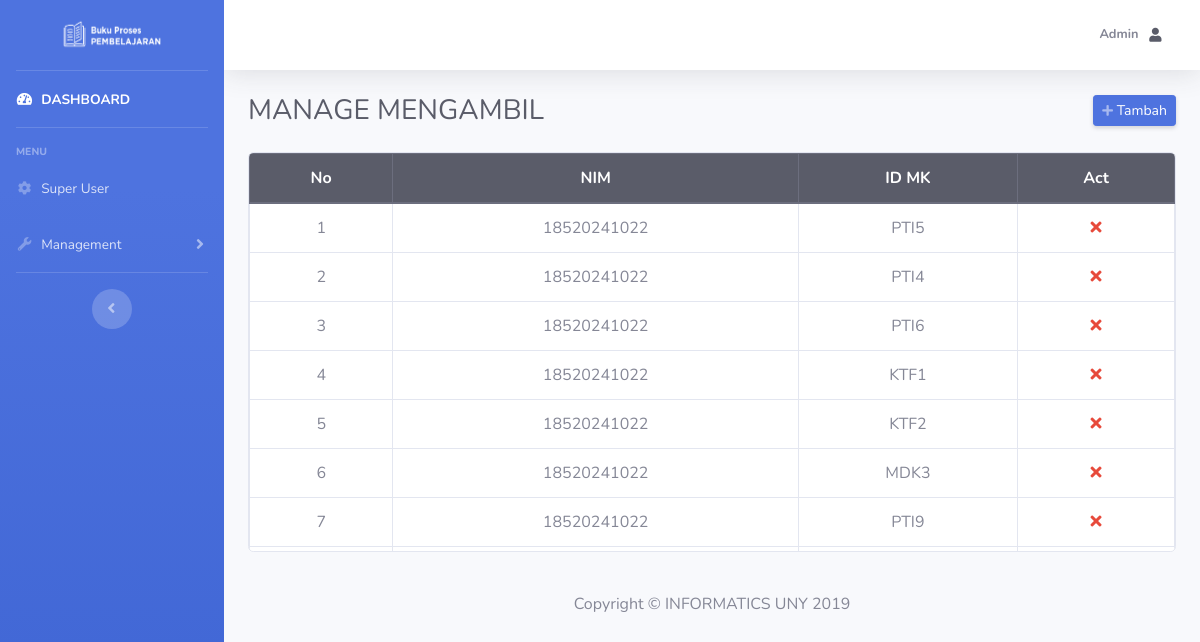
/admin/index.php?page=manage_ambil (signed in), run on the app's committed database.
### tables this page shows
CREATE TABLE `mengambil` (
  `id` int(6) NOT NULL,
  `nim` varchar(11) DEFAULT NULL,
  `id_mk` varchar(6) DEFAULT NULL
);

### admin/manage_ambil.php (the view, shortened to what this page needs)
<table class="table table-hover table-bordered">
    <thead align="center" class="thead-dark">
        <tr>
            <th scope="col">No</th>
            <th scope="col">NIM</th>
            <th scope="col">ID MK</th>
            <th scope="col">Act</th>
        </tr>
    </thead>
    <tbody align="center">
        <?php
        $sql = "SELECT * FROM `mengambil`";
        $result = $connect->query($sql);
        if ($result->num_rows > 0) {
            $no = 1;
            while ($row = $result->fetch_assoc()) {
                echo "<tr>";
                echo "<td>" . $no . "</td>";
                echo "<td>" . $row['nim'] . "</td>";
                echo "<td>" . $row['id_mk'] . "</td>";
                $id = $row['id'];
                echo "<td><a href=\"../backend/process.php?op=deleteAmbil&id=$id\" class=\"text-danger\"><i class=\"fas fa-times\"></i></a></td>";
                echo "</tr>";
                $no++;
            }
        } else {
            echo "<tr>";
            echo "<td colspan=\"9\"> No more data </td>";
            echo "</tr>";
        }
        ?>
    </tbody>
</table>

### data on the page
mengambil: nim "18520241022", id_mk "PTI5"
mengambil: nim "18520241022", id_mk "PTI4"
mengambil: nim "18520241022", id_mk "PTI6"
mengambil: nim "18520241022", id_mk "KTF1"
mengambil: nim "18520241022", id_mk "KTF2"
mengambil: nim "18520241022", id_mk "MDK3"
mengambil: nim "18520241022", id_mk "PTI9"

### other printed values
$name "Admin"
$titledash "MANAGE MENGAMBIL"
